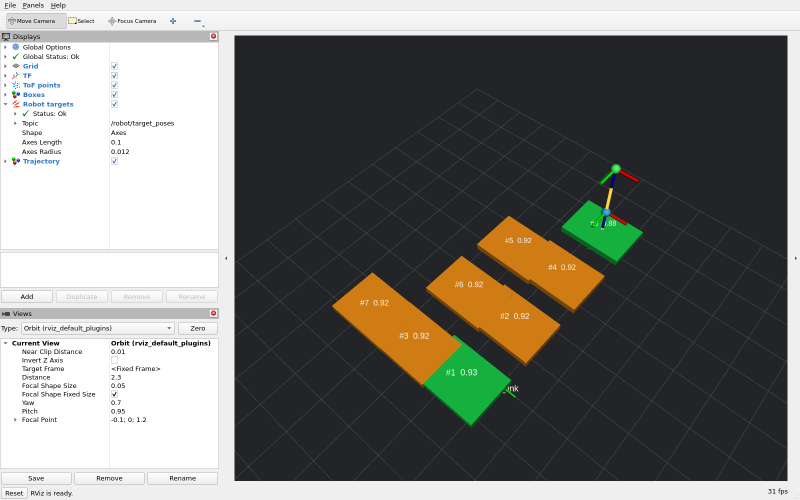
#> input picture assets/ros2_pick_cycle_rviz.png, 1600 x 1000 px (shown at 1/2 size)
$ python -i geometry.py   (imports and definitions only)   (older library calls are emulated)
#> lines starting #> are read from the running program, lines starting #| are printed output that depends on the picture
# -*- coding: utf-8 -*-
"""ToF 상면 박스 검출 기하 알고리즘 — v1(detect_boxes) + v2(detect_boxes_v2).

**단일 원본(single source of truth).** 이전에는 이 알고리즘이 tools/binpick_topface.py 와
robotsim_perception/detect.py 에 각각 복제돼 있어, 센티넬 오염 버그를 두 곳에서 따로 고쳐야 했고
파리티 테스트가 세션 1개만 검사해 실제 불일치를 놓쳤다. 이제 여기 한 곳만 둔다.
  - tools/binpick_topface.py : 이 모듈을 재수출 + 시각화(render_overlay*)
  - robotsim_perception.detect : Frame/Box 데이터클래스로 감싼 공개 API

입력 `sess` 는 X/Y/D/I (float32 (H,W), mm) 를 담은 딕셔너리형이면 된다
(실측 .mim 세션, 셀 트윈 렌더, 합성 프레임 모두 동일 형식).

원리 (딥러닝 없이 기하만):
  1. D 히스토그램에서 최상층(카메라에 가장 가까운) 평면 깊이 피크 탐색
  2. 피크 +-tol 픽셀 -> 상면 마스크 -> 모폴로지 정리 -> 연결요소 = 박스 후보
  3. 각 박스: X/Y 좌표맵(mm)에서 min-area rect -> 상면 L x W (mm)
v2 는 위에 박스별 신뢰도와 격자 기반 결손 보완('inferred'), 층 선택 규칙을 더한다.
"""
import cv2
import numpy as np

SENTINEL_D = 16383.0
SENTINEL_XY = 8191.0


# [51 lines left out: functions valid_mask, layer_roi_mask, _roi_depth_hist, _refine_peak, find_top_layer, not called in this run]


def _intensity_edges(I):
    """ToF 강도 → log 정규화 → Canny → 3x3 팽창 (박스 이음새 에지 맵, uint8 0/255)."""
    In = np.log1p(np.clip(I, 0, None))
    In = cv2.normalize(In, None, 0, 255, cv2.NORM_MINMAX).astype(np.uint8)
    In = cv2.GaussianBlur(In, (3, 3), 0)
    edges = cv2.Canny(In, 40, 100)
    kernel3 = cv2.getStructuringElement(cv2.MORPH_RECT, (3, 3))
    return cv2.dilate(edges, kernel3, iterations=1)


# [68 lines left out: functions _detect_boxes_at, detect_boxes, not called in this run]


# ---------------------------------------------------------------------------
# v2: 격자(lattice) 기반 결손 보완 + 박스별 신뢰도  (detect_boxes 는 그대로 유지, 래핑만)
# ---------------------------------------------------------------------------
SKU_PRIOR_MM = (293.0, 219.0)   # 실측 30세션 148박스 평균 상면 (L, W) mm
SKU_TOL = 0.15                  # 치수 사전 허용 ±15%


# [22 lines left out: functions _plane_rms, _affine_px_from_mm, not called in this run]


def _dims_score(L, W, prior=SKU_PRIOR_MM, tol=SKU_TOL):
    dev = max(abs(L - prior[0]) / (tol * prior[0]), abs(W - prior[1]) / (tol * prior[1]))
    return float(np.clip(1.0 - dev, 0.0, 1.0))


# [40 lines left out: functions _plane_score, _box_geometry, not called in this run]


def _orient_class(ang_deg, theta_deg):
    d = (ang_deg - theta_deg) % 180.0
    return 0 if (d < 45.0 or d >= 135.0) else 1


# [37 lines left out: function _estimate_lattice, not called in this run]


class _LatticeGrid:
    """상면 평면의 격자 좌표계(원점 c0, 축 e1/e2, res mm/셀)로 리샘플한 top/valid/occ/in-image 맵 + 적분영상.

    격자 좌표에서 후보 셀은 축정렬 직사각형이므로 합산이 O(1) → 오프셋 탐색을 벡터화.
    """

    # [43 lines left out: functions __init__, set_near, not called in this run]

    def to_ab(self, P):
        d = np.asarray(P, float) - self.c0
        return float(d @ self.e1), float(d @ self.e2)

    def to_mm(self, a, b):
        return self.c0 + a * self.e1 + b * self.e2

    # [156 lines left out: functions dense_scan, _idx, _sum, eval, occ_frac, add_occ and 3 more, not called in this run]


# 격자 이웃 제안: (e1 스텝, e2 스텝) — 1차 이웃(탐색 ±search_mm), 대각·2차 이웃(탐색 ±2*search_mm)
_NEIGHBOR_STEPS = [(1, 0), (-1, 0), (0, 1), (0, -1), (1, 1), (1, -1), (-1, 1), (-1, -1),
                   (2, 0), (-2, 0), (0, 2), (0, -2)]


# [252 lines left out: function detect_boxes_v2, not called in this run]

>>> import cv2
>>> picture = cv2.imread('../assets/ros2_pick_cycle_rviz.png', cv2.IMREAD_GRAYSCALE)
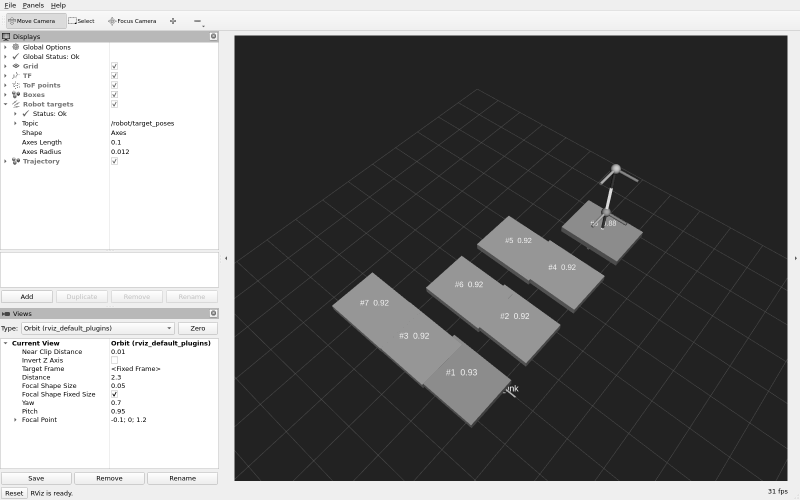
#> picture: shape (1000, 1600) (shown at 1/2 size); min 0, max 255, mean 121.1
>>> result = _intensity_edges(picture)
#> in _intensity_edges, `In = np.log1p(np.clip(I, 0, None))`:
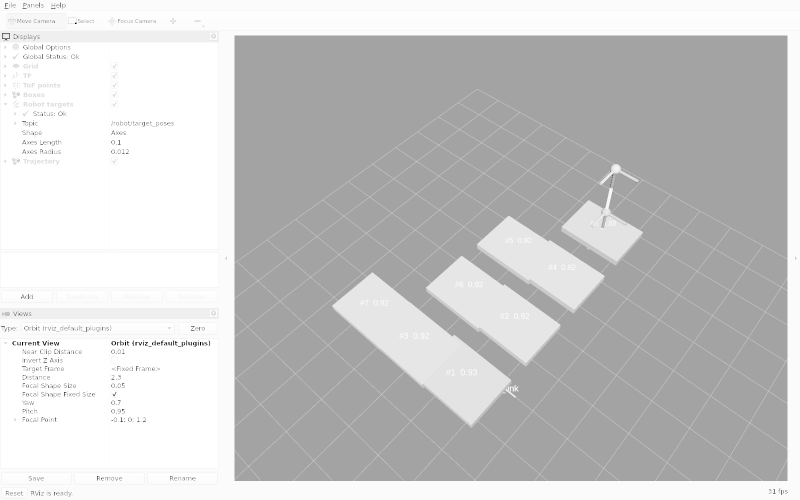
#> In: shape (1000, 1600) float16 (shown at 1/2 size); min 0, max 5.55, mean 4.39; drawn with min black and max white
#> (the run stopped early here; a loop or call above may not have finished)
